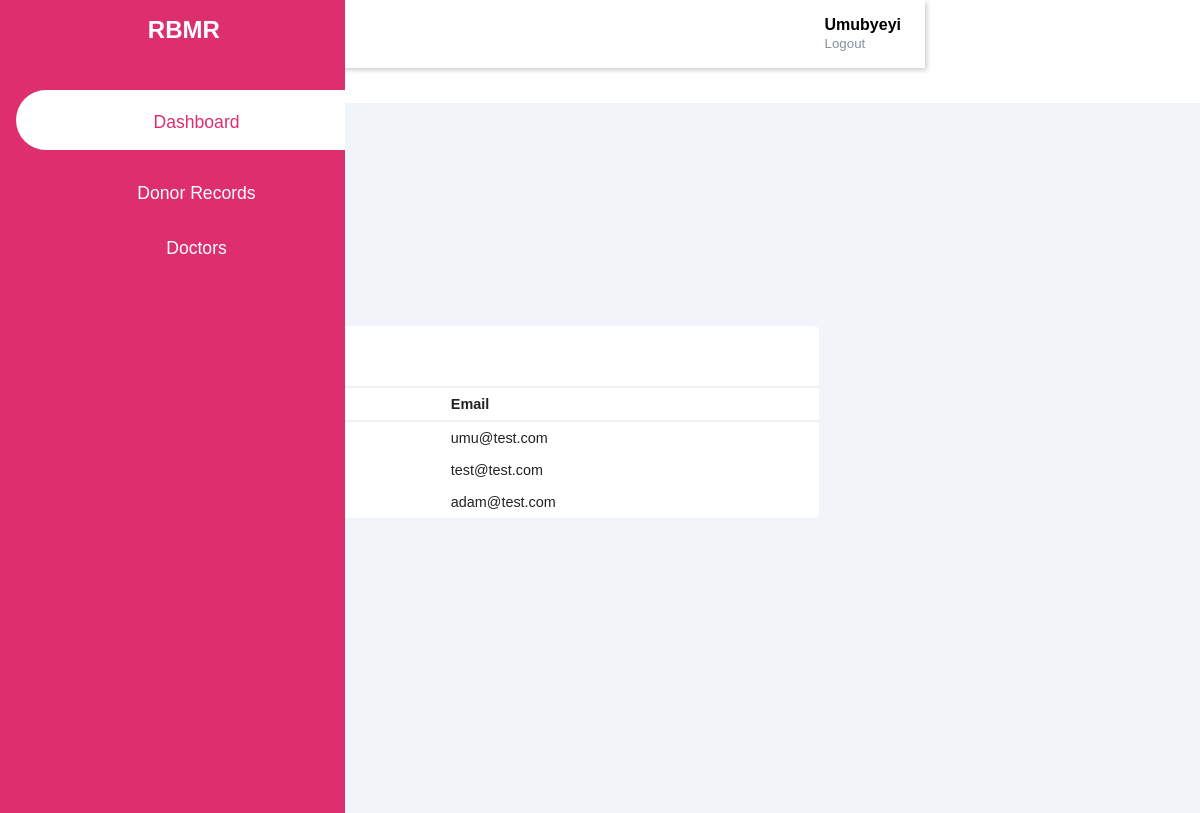
The page /Doctors.html (signed in) on the database as committed earlier.
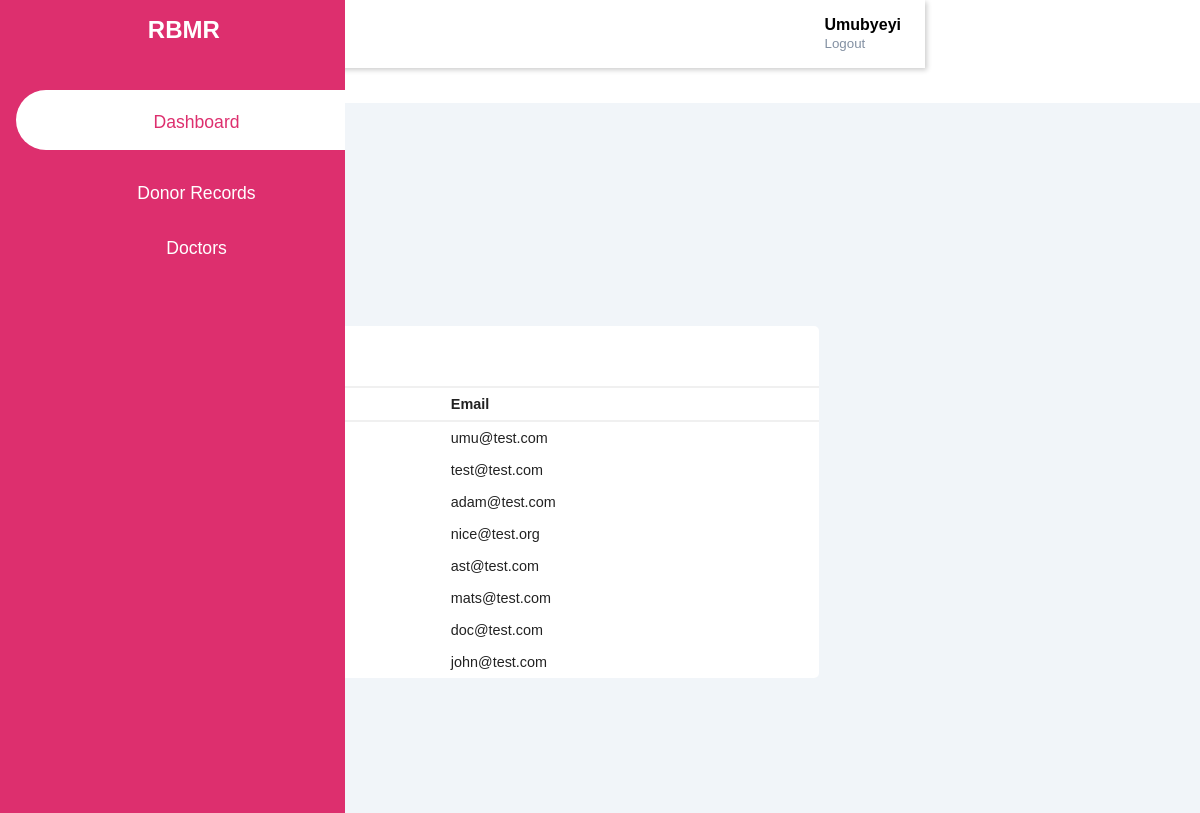
The same page on the database as committed later.
### scriptspy/models.py (models this page shows)
class Admin(db.Model, UserMixin):
    id = db.Column(db.Integer, primary_key=True)
    first_name = db.Column(db.String(150))
    last_name = db.Column(db.String(150))
    password = db.Column(db.String(150))
    email = db.Column(db.String(150), unique=True)

### main.py (the view)
@app.route("/Doctors.html")
def doctors():
    doctors = Admin.query.all()
    doctorcount = Admin.query.count()
    return render_template('Doctors.html', email=current_user.email, doctors=doctors, doctorcount=doctorcount)

### scriptspy/__init__.py (called while the page is built)
def create_app():
    app = Flask(__name__, template_folder='../template', static_folder='../static/')
    app.config['SECRET_KEY'] = 'super secret key!'
    app.config['SESSION_TYPE'] = 'filesystem'
    app.config['SQLALCHEMY_DATABASE_URI'] = 'sqlite:///Donors.db'
    app.config['SQLALCHEMY_TRACK_MODIFICATIONS'] = False
    db.init_app(app)
    login_manager = LoginManager()
    login_manager.login_view = 'auth.login'
    login_manager.init_app(app)
    from .models import User, Admin
    create_database(app)
    @login_manager.user_loader
    def load_user(user_id):
        return Admin.query.get(int(user_id))
    from .auth import auth as auth_blueprint
    app.register_blueprint(auth_blueprint)
    from .views import views as views_blueprint
    app.register_blueprint(views_blueprint)
    return app

### template/Doctors.html (shortened to what this page needs)
<!DOCTYPE html>
<html lang="en" xmlns="http://www.w3.org/1999/html">
<head>
</head>
<body>
    <div class="sidebar">
        <div class="sidebar-brand">
            <h2> <span> RBMR </span> </h2>
        </div>
        <div class="sidebar-menu">
            <ul>
                <li>
                    <a href="Dashboard.html" class="active"> <span class="las la-igloo"> </span>
                        <span> Dashboard </span></a>
                </li>
                <li>
                    <a href="Donor Records.html"><span class="las la-file-medical-alt"></span>
                        <span> Donor Records </span></a>
                </li>
                <li>
                    <a href="Doctors.html"><span class="las la-stethoscope"></span>
                        <span> Doctors </span></a>
                </li>
            </ul>
        </div>
    </div>
    <div class="main-content">
        <header>
            <h2>
              <label for ="nav-toggle">
                  <span class="las la-bars"></span>
              </label>
            </h2>
            <div class="user-wrapper">
                <div>
                    <h4> {{current_user.first_name}}</h4>
                   <a href="login.html"><small>Logout</small> </a>
                </div>
            </div>
        </header>
        <main>
            <div class="cards">
                <div class="card-single">
                    <div>
                        <h1> {{doctorcount}} </h1>
                        <span> Doctors </span>
                    </div>
                </div>
            </div>
            <div class="recent-grid">
                <div class="Donors">
                    <div class="card">
                        <div class="card-header">
                            <h2> All Doctors </h2>
                        </div>
                      <div class="card-body">
                          <div class="table-responsive">
                             <table class="responsive">
                                 <table width="100%">
                                    <thead>
                                      <tr>
                                        <td> Doctor Name</td>
                                        <td> Email</td>
                                      </tr>
                                    </thead>
                                    <tbody>
                                     {%for doctor in doctors%}
                                     <tr>
                                        <td> {{doctor.first_name}}</td>
                                        <td> {{doctor.email}}</td>
                                     </tr>
                                     {%endfor%}
                            </table>
                             </table>
                          </div>
                      </div>
                    </div>
                </div>
            </div>
    </main>
    </div>
</body>
</html>

### template/Doctors.html (style rules this page uses)
:root { --main-color:#DD2F6E; --color-dark: #1D2231; --text-grey: #8390A2; }
* { padding: 0; margin: 0; box-sizing: border-box; list-style-type: none; text-decoration: none; font-family: 'Poppins', sans-serif; }
.sidebar { width: 345px; position: fixed; left: 0; top: 0; height: 100%; background: var(--main-color); z-index: 100; transition: width 300ms; }
.sidebar-brand { height: 90px; padding: 1rem 0rem 1rem 2rem; color: #fff; }
.sidebar-brand span { display: inline-block; padding-right: 2rem; }
.sidebar-menu li { width: 100%; margin-bottom: 1.7rem; padding-left: 1rem; }
.sidebar-menu a { padding-left: 1rem; display: block; color: #fff; font-size: 1.1rem; }
.sidebar-menu a.active { background: #fff; padding-top: 1rem; padding-bottom: 1rem; color: var(--main-color); border-radius: 30px 0px 0px 30px; }
.sidebar-menu a span:first-child { font-size: 1.5rem; padding-right: 1rem; }
.main-content { transition: margin-left 300ms; margin-left: 345px; }
header { background: #fff; display: flex; justify-content: space-between; padding: 1rem 1.5rem; box-shadow: 2px 2px 5px rgba(0,0,0,0.2); position: fixed; left: 345px; width: calc(100% - 345px); top: 0; z-index: 100; transition: left 300ms; }
header h2 { color: #222; }
header label span { font-size: 1.7rem; padding-right: 1rem; }
.user-wrapper { display: flex; align-items: center; }
.user-wrapper small { display: inline block; color: var(--text-grey); }
main { margin-top: 85px; padding: 2rem 1.5rem; background: #f1f5f9; min-height: calc(100vh - 90px); z-index: 100; }
.cards { display: grid; grid-template-columns: repeat(4, 1fr); grid-gap: 2rem; margin-top: 1rem; }
.card-single { display: flex; justify content: space between; background: #fff; padding: 2rem; border-radius: 2px; }
.card-single:last-child { background: var(--main-color); }
.recent-grid { margin-top: 3.5rem; display: grid; grid-gap: 2rem; grid-template-columns: 67% auto; }
.card { background: #fff; border-radius: 5px; }
.card-header { padding: 1rem; }
.card-header { display: flex; justify-content: space-between; align-items: center; border-bottom: 1px solid #f0f0f0; }
table { border-collapse: collapse; }
thead tr { border-top: 1px solid #f0f0f0; border-bottom: 2px solid #f0f0f0; }
thead td { font-weight: 700; }
td { padding: .5rem 1rem; font-size: .9rem; color: #222; }
.table-responsive { width: 100%; overflow-x: auto; }
@media only screen and (max-width: 1200px) { .sidebar { width:70px; } }
@media only screen and (max-width: 1200px) { .sidebar .sidebar-brand, .sidebar li { padding-left: 1rem; text-align: center; } }
@media only screen and (max-width: 1200px) { .sidebar li a { padding-left: 0rem; } }
@media only screen and (max-width: 1200px) { .main-content { margin-left: 70px; } }
@media only screen and (max-width: 1200px) { .main-content header { width: (100% - 70px); left: 70px; } }

Rows that differ between the two databases and show on the page:
added Admin: email "nice@test.org"
added Admin: email "ast@test.com"
added Admin: email "mats@test.com"
added Admin: email "doc@test.com"
added Admin: email "john@test.com"
